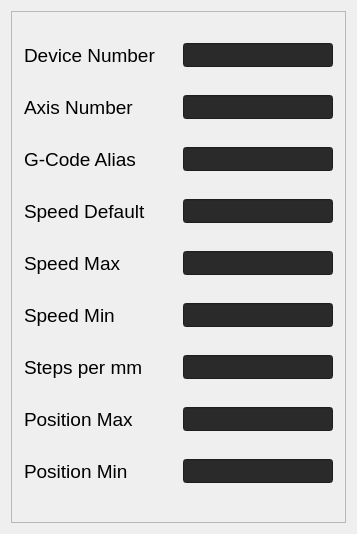
             <widget class="QWidget" name="buildplate_settings_tab">
              <attribute name="title">
               <string>Build Plate</string>
              </attribute>
              <layout class="QVBoxLayout" name="verticalLayout_54">
               <item>
                <widget class="QFrame" name="buildplate_settings_frame">
                 <property name="minimumSize">
                  <size>
                   <width>335</width>
                   <height>512</height>
                  </size>
                 </property>
                 <property name="maximumSize">
                  <size>
                   <width>335</width>
                   <height>512</height>
                  </size>
                 </property>
                 <property name="frameShape">
                  <enum>QFrame::StyledPanel</enum>
                 </property>
                 <property name="frameShadow">
                  <enum>QFrame::Raised</enum>
                 </property>
                 <layout class="QVBoxLayout" name="verticalLayout_45">
                  <item>
                   <layout class="QHBoxLayout" name="buildplate_devicenum_layout">
                    <item>
                     <widget class="QLabel" name="buildplate_devicenum_title">
                      <property name="minimumSize">
                       <size>
                        <width>150</width>
                        <height>24</height>
                       </size>
                      </property>
                      <property name="maximumSize">
                       <size>
                        <width>150</width>
                        <height>24</height>
                       </size>
                      </property>
                      <property name="font">
                       <font>
                        <pointsize>14</pointsize>
                       </font>
                      </property>
                      <property name="styleSheet">
                       <string notr="true">background:none</string>
                      </property>
                      <property name="text">
                       <string>Device Number</string>
                      </property>
                     </widget>
                    </item>
                    <item>
                     <widget class="QLineEdit" name="buildplate_devicenum_field">
                      <property name="minimumSize">
                       <size>
                        <width>150</width>
                        <height>24</height>
                       </size>
                      </property>
                      <property name="maximumSize">
                       <size>
                        <width>150</width>
                        <height>24</height>
                       </size>
                      </property>
                      <property name="styleSheet">
                       <string notr="true">background:rgb(42, 42, 43);</string>
                      </property>
                     </widget>
                    </item>
                   </layout>
                  </item>
                  <item>
                   <layout class="QHBoxLayout" name="buildplate_axisnum_layout">
                    <item>
                     <widget class="QLabel" name="buildplate_axisnum_title">
                      <property name="minimumSize">
                       <size>
                        <width>150</width>
                        <height>24</height>
                       </size>
                      </property>
                      <property name="maximumSize">
                       <size>
                        <width>150</width>
                        <height>24</height>
                       </size>
                      </property>
                      <property name="font">
                       <font>
                        <pointsize>14</pointsize>
                       </font>
                      </property>
                      <property name="styleSheet">
                       <string notr="true">background:none</string>
                      </property>
                      <property name="text">
                       <string>Axis Number</string>
                      </property>
                     </widget>
                    </item>
                    <item>
                     <widget class="QLineEdit" name="buildplate_axisnum_field">
                      <property name="minimumSize">
                       <size>
                        <width>150</width>
                        <height>24</height>
                       </size>
                      </property>
                      <property name="maximumSize">
                       <size>
                        <width>150</width>
                        <height>24</height>
                       </size>
                      </property>
                      <property name="styleSheet">
                       <string notr="true">background:rgb(42, 42, 43);</string>
                      </property>
                     </widget>
                    </item>
                   </layout>
                  </item>
                  <item>
                   <layout class="QHBoxLayout" name="buildplate_axisalias_layout">
                    <item>
                     <widget class="QLabel" name="buildplate_axisalias_title">
                      <property name="minimumSize">
                       <size>
                        <width>150</width>
                        <height>24</height>
                       </size>
                      </property>
                      <property name="maximumSize">
                       <size>
                        <width>150</width>
                        <height>24</height>
                       </size>
                      </property>
                      <property name="font">
                       <font>
                        <pointsize>14</pointsize>
                       </font>
                      </property>
                      <property name="styleSheet">
                       <string notr="true">background:none</string>
                      </property>
                      <property name="text">
                       <string>G-Code Alias</string>
                      </property>
                     </widget>
                    </item>
                    <item>
                     <widget class="QLineEdit" name="buildplate_axisalias_field">
                      <property name="minimumSize">
                       <size>
                        <width>150</width>
                        <height>24</height>
                       </size>
                      </property>
                      <property name="maximumSize">
                       <size>
                        <width>150</width>
                        <height>24</height>
                       </size>
                      </property>
                      <property name="styleSheet">
                       <string notr="true">background:rgb(42, 42, 43);</string>
                      </property>
                     </widget>
                    </item>
                   </layout>
                  </item>
                  <item>
                   <layout class="QHBoxLayout" name="buildplate_speeddef_layout">
                    <item>
                     <widget class="QLabel" name="buildplate_speeddef_title">
                      <property name="minimumSize">
                       <size>
                        <width>150</width>
                        <height>24</height>
                       </size>
                      </property>
                      <property name="maximumSize">
                       <size>
                        <width>150</width>
                        <height>24</height>
                       </size>
                      </property>
                      <property name="font">
                       <font>
                        <pointsize>14</pointsize>
                       </font>
                      </property>
                      <property name="styleSheet">
                       <string notr="true">background:none</string>
                      </property>
                      <property name="text">
                       <string>Speed Default</string>
                      </property>
                     </widget>
                    </item>
                    <item>
                     <widget class="QLineEdit" name="buildplate_speeddef_field">
                      <property name="minimumSize">
                       <size>
                        <width>150</width>
                        <height>24</height>
                       </size>
                      </property>
                      <property name="maximumSize">
                       <size>
                        <width>150</width>
                        <height>24</height>
                       </size>
                      </property>
                      <property name="styleSheet">
                       <string notr="true">background:rgb(42, 42, 43);</string>
                      </property>
                     </widget>
                    </item>
                   </layout>
                  </item>
                  <item>
                   <layout class="QHBoxLayout" name="buildplate_speedmax_layout">
                    <item>
                     <widget class="QLabel" name="buildplate_speedmax_title">
                      <property name="minimumSize">
                       <size>
                        <width>150</width>
                        <height>24</height>
                       </size>
                      </property>
                      <property name="maximumSize">
                       <size>
                        <width>150</width>
                        <height>24</height>
                       </size>
                      </property>
                      <property name="font">
                       <font>
                        <pointsize>14</pointsize>
                       </font>
                      </property>
                      <property name="styleSheet">
                       <string notr="true">background:none</string>
                      </property>
                      <property name="text">
                       <string>Speed Max</string>
                      </property>
                     </widget>
                    </item>
                    <item>
                     <widget class="QLineEdit" name="buildplate_speedmax_field">
                      <property name="minimumSize">
                       <size>
                        <width>150</width>
                        <height>24</height>
                       </size>
                      </property>
                      <property name="maximumSize">
                       <size>
                        <width>150</width>
                        <height>24</height>
                       </size>
                      </property>
                      <property name="styleSheet">
                       <string notr="true">background:rgb(42, 42, 43);</string>
                      </property>
                     </widget>
                    </item>
                   </layout>
                  </item>
                  <item>
                   <layout class="QHBoxLayout" name="buildplate_speedmin_layout">
                    <item>
                     <widget class="QLabel" name="buildplate_speedmin_title">
                      <property name="minimumSize">
                       <size>
                        <width>150</width>
                        <height>24</height>
                       </size>
                      </property>
                      <property name="maximumSize">
                       <size>
                        <width>150</width>
                        <height>24</height>
                       </size>
                      </property>
                      <property name="font">
                       <font>
                        <pointsize>14</pointsize>
                       </font>
                      </property>
                      <property name="styleSheet">
                       <string notr="true">background:none</string>
                      </property>
                      <property name="text">
                       <string>Speed Min</string>
                      </property>
                     </widget>
                    </item>
                    <item>
                     <widget class="QLineEdit" name="buildplate_speedmin_field">
                      <property name="minimumSize">
                       <size>
                        <width>150</width>
                        <height>24</height>
                       </size>
                      </property>
                      <property name="maximumSize">
                       <size>
                        <width>150</width>
                        <height>24</height>
                       </size>
                      </property>
                      <property name="styleSheet">
                       <string notr="true">background:rgb(42, 42, 43);</string>
                      </property>
                     </widget>
                    </item>
                   </layout>
                  </item>
                  <item>
                   <layout class="QHBoxLayout" name="buildplate_steps_layout">
                    <item>
                     <widget class="QLabel" name="buildplate_steps_title">
                      <property name="minimumSize">
                       <size>
                        <width>150</width>
                        <height>24</height>
                       </size>
                      </property>
                      <property name="maximumSize">
                       <size>
                        <width>150</width>
                        <height>24</height>
                       </size>
                      </property>
                      <property name="font">
                       <font>
                        <pointsize>14</pointsize>
                       </font>
                      </property>
                      <property name="styleSheet">
                       <string notr="true">background:none</string>
                      </property>
                      <property name="text">
                       <string>Steps per mm</string>
                      </property>
                     </widget>
                    </item>
                    <item>
                     <widget class="QLineEdit" name="buildplate_steps_field">
                      <property name="minimumSize">
                       <size>
                        <width>150</width>
                        <height>24</height>
                       </size>
                      </property>
                      <property name="maximumSize">
                       <size>
                        <width>150</width>
                        <height>24</height>
                       </size>
                      </property>
                      <property name="styleSheet">
                       <string notr="true">background:rgb(42, 42, 43);</string>
                      </property>
                     </widget>
                    </item>
                   </layout>
                  </item>
                  <item>
                   <layout class="QHBoxLayout" name="buildplate_positionmax_layout">
                    <item>
                     <widget class="QLabel" name="buildplate_positionmax_title">
                      <property name="minimumSize">
                       <size>
                        <width>150</width>
                        <height>24</height>
                       </size>
                      </property>
                      <property name="maximumSize">
                       <size>
                        <width>150</width>
                        <height>24</height>
                       </size>
                      </property>
                      <property name="font">
                       <font>
                        <pointsize>14</pointsize>
                       </font>
                      </property>
                      <property name="styleSheet">
                       <string notr="true">background:none</string>
                      </property>
                      <property name="text">
                       <string>Position Max</string>
                      </property>
                     </widget>
                    </item>
                    <item>
                     <widget class="QLineEdit" name="buildplate_positionmax_field">
                      <property name="minimumSize">
                       <size>
                        <width>150</width>
                        <height>24</height>
                       </size>
                      </property>
                      <property name="maximumSize">
                       <size>
                        <width>150</width>
                        <height>24</height>
                       </size>
                      </property>
                      <property name="styleSheet">
                       <string notr="true">background:rgb(42, 42, 43);</string>
                      </property>
                     </widget>
                    </item>
                   </layout>
                  </item>
                  <item>
                   <layout class="QHBoxLayout" name="buildplate_positionmin_layout">
                    <item>
                     <widget class="QLabel" name="buildplate_positionmin_title">
                      <property name="minimumSize">
                       <size>
                        <width>150</width>
                        <height>24</height>
                       </size>
                      </property>
                      <property name="maximumSize">
                       <size>
                        <width>150</width>
                        <height>24</height>
                       </size>
                      </property>
                      <property name="font">
                       <font>
                        <pointsize>14</pointsize>
                       </font>
                      </property>
                      <property name="styleSheet">
                       <string notr="true">background:none</string>
                      </property>
                      <property name="text">
                       <string>Position Min</string>
                      </property>
                     </widget>
                    </item>
                    <item>
                     <widget class="QLineEdit" name="buildplate_positionmin_field">
                      <property name="minimumSize">
                       <size>
                        <width>150</width>
                        <height>24</height>
                       </size>
                      </property>
                      <property name="maximumSize">
                       <size>
                        <width>150</width>
                        <height>24</height>
                       </size>
                      </property>
                      <property name="styleSheet">
                       <string notr="true">background:rgb(42, 42, 43);</string>
                      </property>
                     </widget>
                    </item>
                   </layout>
                  </item>
                 </layout>
                </widget>
               </item>
              </layout>
             </widget>
